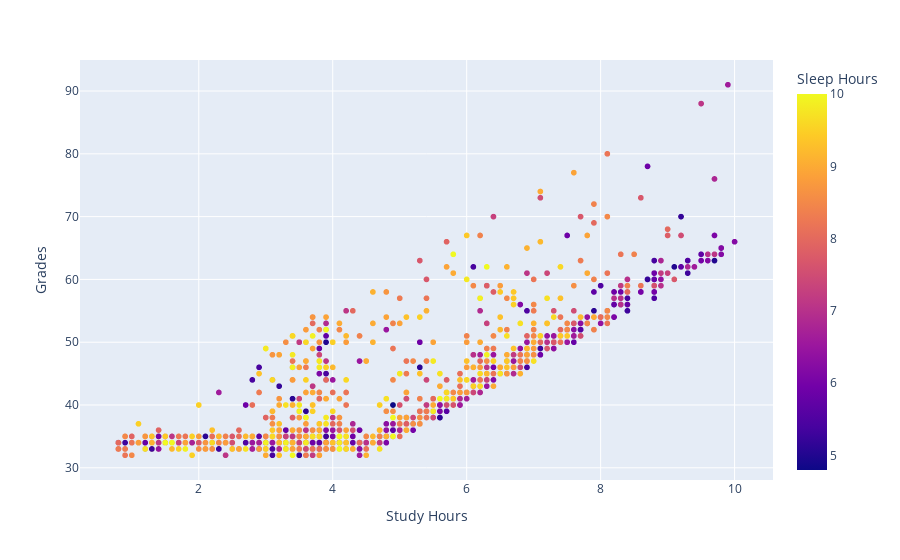

This figure's notebook cell:
### Code cell
fig = px.scatter(data_frame=df, x="Study Hours", y="Grades", color="Sleep Hours")
fig.show()

### Figure 1 — Plotly figure (JSON) as saved in the notebook; plotly's stock layout.template omitted (floating-point values rounded to 4 significant figures; data arrays with more than 128 entries replaced by an {"elided": "..."} marker saying what was removed)
{"data": [{"hovertemplate": "Study Hours=%{x}<br>Grades=%{y}<br>Sleep Hours=%{marker.color}<extra></extra>", "legendgroup": "", "marker": {"color": {"elided": "1388 float values"}, "coloraxis": "coloraxis", "symbol": "circle"}, "mode": "markers", "name": "", "showlegend": false, "type": "scattergl", "x": {"elided": "1388 float values"}, "xaxis": "x", "y": {"elided": "1388 int values"}, "yaxis": "y"}], "layout": {"coloraxis": {"colorbar": {"title": {"text": "Sleep Hours"}}, "colorscale": [[0, "#0d0887"], [0.1111, "#46039f"], [0.2222, "#7201a8"], [0.3333, "#9c179e"], [0.4444, "#bd3786"], [0.5556, "#d8576b"], [0.6667, "#ed7953"], [0.7778, "#fb9f3a"], [0.8889, "#fdca26"], [1, "#f0f921"]]}, "legend": {"tracegroupgap": 0}, "margin": {"t": 60}, "xaxis": {"anchor": "y", "domain": [0, 1], "title": {"text": "Study Hours"}}, "yaxis": {"anchor": "x", "domain": [0, 1], "title": {"text": "Grades"}}}}
